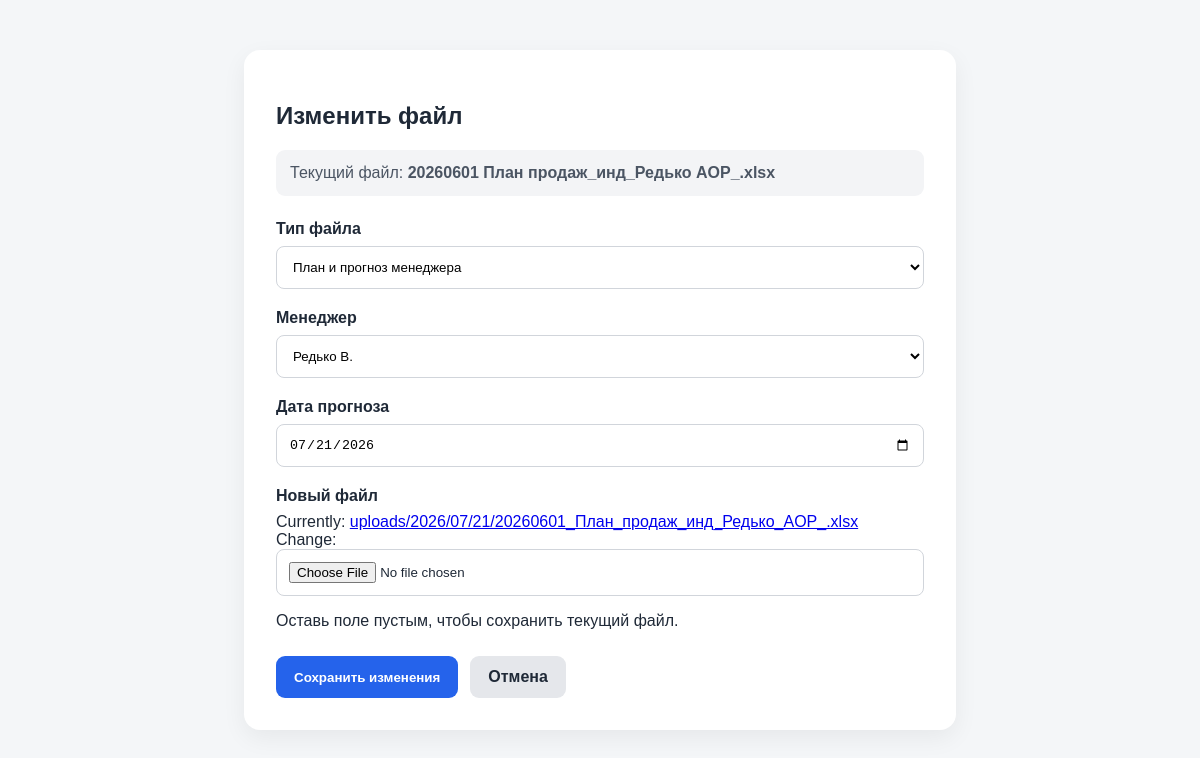
The app's page /uploads/22/edit/ (signed in) with its own data.
### uploads/models.py (models this page shows, shortened)
class UploadedFile(models.Model):
    MANAGERS = [
        ("khusnutdinov", "Хуснутдинов А."),
        ("redko", "Редько В."),
        ("izmailov", "Измайлов М."),
        ("mustafin", "Мустафин Р."),
        ("polyakov", "Поляков А."),
        ("prasolov_soloviev", "Прасолов и Соловьёв"),
        ("fomichev", "Фомичев В."),
        ("khoroshevsky", "Хорошевский А."),
        ("tsarev", "Царёв М."),
        ("ushakov", "Ушаков А."),
    ]
    FILE_TYPES = [
        ("manager_forecast", "План и прогноз менеджера"),
        ("actual_sales", "Фактические продажи"),
        ("other", "Другой файл"),
    ]
    file = models.FileField(
        upload_to="uploads/%Y/%m/%d/"
    )
    original_name = models.CharField(
        max_length=255
    )
    file_type = models.CharField(
        max_length=30,
        choices=FILE_TYPES,
        default="manager_forecast",
    )
    manager = models.CharField(
        max_length=40,
        choices=MANAGERS,
        blank=True,
        null=True,
    )
    forecast_date = models.DateField(
        verbose_name="Дата прогноза",
        blank=True,
        null=True,
    )
    uploaded_by = models.ForeignKey(
        settings.AUTH_USER_MODEL,
        on_delete=models.PROTECT,
        related_name="uploaded_files",
    )
    uploaded_at = models.DateTimeField(
        auto_now_add=True
    )
    size_bytes = models.PositiveBigIntegerField(
        default=0
    )
    VALIDATION_STATUSES = [
        ("not_checked", "Не проверен"),
        ("valid", "Проверен"),
        ("warning", "Есть предупреждения"),
        ("error", "Ошибка"),
    ]
    validation_status = models.CharField(
        max_length=20,
        choices=VALIDATION_STATUSES,
        default="not_checked",
    )
    sheet_count = models.PositiveIntegerField(
        default=0,
    )
    row_count = models.PositiveIntegerField(
        default=0,
    )
    column_count = models.PositiveIntegerField(
        default=0,
    )
    validation_message = models.TextField(
        blank=True,
        default="",
    )
    validated_at = models.DateTimeField(
        blank=True,
        null=True,
    )

### uploads/views.py (the view)
@login_required
def edit_file(request, file_id):
    if not is_analyst(request.user):
        return render(
            request,
            "uploads/access_denied.html",
            status=403,
        )
    uploaded_file = get_object_or_404(
        UploadedFile,
        id=file_id,
    )
    old_file_path = uploaded_file.file.name
    if request.method == "POST":
        form = UploadFileForm(
            request.POST,
            request.FILES,
            instance=uploaded_file,
        )
        if form.is_valid():
            updated_file = form.save(commit=False)
            if "file" in request.FILES:
                new_file = request.FILES["file"]
                updated_file.original_name = new_file.name
                updated_file.size_bytes = new_file.size
                if old_file_path:
                    uploaded_file.file.storage.delete(old_file_path)
            updated_file.save()
            validate_uploaded_file(updated_file)
            return redirect("uploads:upload_files")
    else:
        form = UploadFileForm(instance=uploaded_file)
    return render(
        request,
        "uploads/edit_file.html",
        {
            "form": form,
            "uploaded_file": uploaded_file,
        },
    )

### uploads/forms.py (shortened to what this page needs)
class UploadFileForm(forms.ModelForm):
    class Meta:
        model = UploadedFile
        fields = [
            "file_type",
            "manager",
            "forecast_date",
            "file",
        ]
        widgets = {
            "file_type": forms.Select(),
            "manager": forms.Select(),
            "forecast_date": forms.DateInput(
                attrs={
                    "type": "date",
                }
            ),
            "file": forms.ClearableFileInput(
                attrs={
                    "accept": ".xlsx,.xls,.csv",
                }
            ),
        }
        labels = {
            "file_type": "Тип файла",
            "manager": "Менеджер",
            "forecast_date": "Дата прогноза",
            "file": "Файл",
        }
    def __init__(self, *args, **kwargs):
        super().__init__(*args, **kwargs)
        if self.instance and self.instance.pk:
            self.fields["file"].required = False
        else:
            self.fields["forecast_date"].initial = timezone.localdate()

### uploads/views.py (called while the page is built)
def is_analyst(user):
    return (
        user.is_superuser
        or user.groups.filter(name="Analyst").exists()
    )

### uploads/templates/uploads/edit_file.html (shortened to what this page needs)
<!DOCTYPE html>
<html lang="ru">
<head>
</head>
<body>
    <main class="container">
        <section class="panel">
            <h1>Изменить файл</h1>
            <div class="current-file">
                Текущий файл:
                <strong>{{ uploaded_file.original_name }}</strong>
            </div>
            <form method="post" enctype="multipart/form-data">
                <div class="form-group">
                    <label for="{{ form.file_type.id_for_label }}">
                        Тип файла
                    </label>
                    {{ form.file_type }}
                </div>
                <div class="form-group" id="manager-field">
                    <label for="{{ form.manager.id_for_label }}">
                        Менеджер
                    </label>
                    {{ form.manager }}
                </div>
                <div class="form-group" id="forecast-date-field">
                    <label for="{{ form.forecast_date.id_for_label }}">
                        Дата прогноза
                    </label>
                    {{ form.forecast_date }}
                </div>
                <div class="form-group">
                    <label for="{{ form.file.id_for_label }}">
                        Новый файл
                    </label>
                    {{ form.file }}
                    <p>
                        Оставь поле пустым, чтобы сохранить текущий файл.
                    </p>
                </div>
                <div class="actions">
                    <button type="submit" class="button button-save">
                        Сохранить изменения
                    </button>
                    <a
                        href="{% url 'uploads:upload_files' %}"
                        class="button button-cancel"
                    >
                        Отмена
                    </a>
                </div>
            </form>
        </section>
    </main>
</body>
</html>

### uploads/templates/uploads/edit_file.html (style rules this page uses)
* { box-sizing: border-box; }
body { margin: 0; font-family: Arial, sans-serif; background: #f4f6f8; color: #1f2937; }
.container { max-width: 760px; margin: 50px auto; padding: 0 24px; }
.panel { padding: 32px; background: #ffffff; border-radius: 16px; box-shadow: 0 8px 25px rgba(0, 0, 0, 0.06); }
.form-group { margin-bottom: 20px; }
label { display: block; margin-bottom: 8px; font-weight: 700; }
select, input[type="file"], input[type="date"] { width: 100%; padding: 12px; border: 1px solid #d1d5db; border-radius: 8px; background: white; }
.current-file { margin-bottom: 24px; padding: 14px; border-radius: 9px; background: #f3f4f6; color: #4b5563; }
.actions { display: flex; gap: 12px; margin-top: 26px; }
.button { display: inline-block; padding: 12px 18px; border: 0; border-radius: 9px; text-decoration: none; font-weight: 700; cursor: pointer; }
.button-save { background: #2563eb; color: #ffffff; }
.button-cancel { background: #e5e7eb; color: #1f2937; }

### records on screen
UploadedFile: original_name "20260601 План продаж_инд_Редько AOP_.xlsx", file_type "План и прогноз менеджера", manager "Редько В.", forecast_date "07/21/2026"
